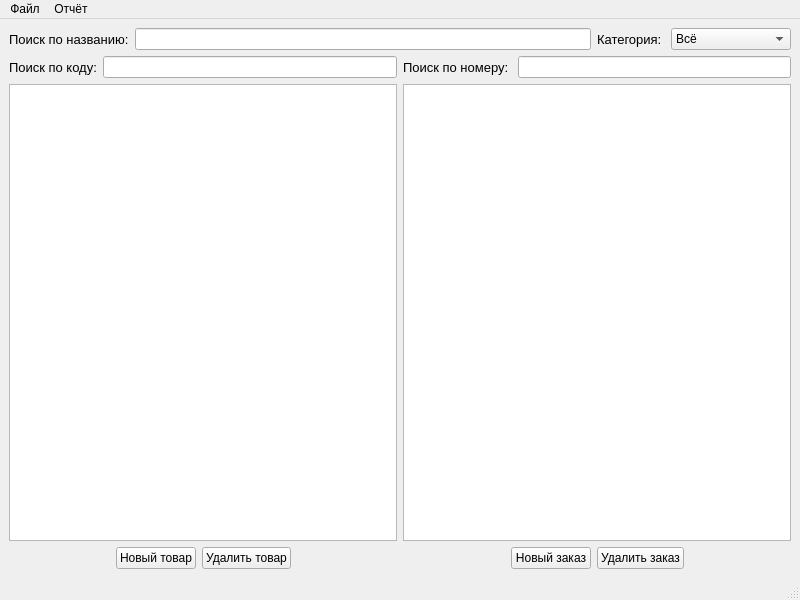
<?xml version="1.0" encoding="UTF-8"?>
<ui version="4.0">
 <class>MainWindow</class>
 <widget class="QMainWindow" name="MainWindow">
  <property name="geometry">
   <rect>
    <x>0</x>
    <y>0</y>
    <width>800</width>
    <height>600</height>
   </rect>
  </property>
  <property name="windowTitle">
   <string>Склад оптовой базы</string>
  </property>
  <widget class="QWidget" name="centralwidget">
   <layout class="QVBoxLayout" name="verticalLayout">
    <item>
     <layout class="QHBoxLayout" name="horizontalLayout">
      <item>
       <layout class="QHBoxLayout" name="horizontalLayout_7">
        <item>
         <widget class="QLabel" name="label">
          <property name="font">
           <font>
            <pointsize>10</pointsize>
           </font>
          </property>
          <property name="text">
           <string>Поиск по названию:</string>
          </property>
         </widget>
        </item>
        <item>
         <widget class="QLineEdit" name="search_on_name"/>
        </item>
       </layout>
      </item>
      <item>
       <layout class="QHBoxLayout" name="horizontalLayout_6">
        <item>
         <widget class="QLabel" name="label_3">
          <property name="font">
           <font>
            <pointsize>10</pointsize>
           </font>
          </property>
          <property name="text">
           <string>Категория: </string>
          </property>
         </widget>
        </item>
        <item>
         <widget class="QComboBox" name="category_list">
          <item>
           <property name="text">
            <string>Всё</string>
           </property>
          </item>
          <item>
           <property name="text">
            <string>Овощ</string>
           </property>
          </item>
          <item>
           <property name="text">
            <string>Фрукт</string>
           </property>
          </item>
          <item>
           <property name="text">
            <string>Молочное</string>
           </property>
          </item>
          <item>
           <property name="text">
            <string>Хлебобулочное</string>
           </property>
          </item>
          <item>
           <property name="text">
            <string>Колбасное</string>
           </property>
          </item>
          <item>
           <property name="text">
            <string>Мясное</string>
           </property>
          </item>
          <item>
           <property name="text">
            <string>Ликёр</string>
           </property>
          </item>
          <item>
           <property name="text">
            <string>Табак</string>
           </property>
          </item>
          <item>
           <property name="text">
            <string>Бытовое</string>
           </property>
          </item>
          <item>
           <property name="text">
            <string>Другое</string>
           </property>
          </item>
         </widget>
        </item>
       </layout>
      </item>
     </layout>
    </item>
    <item>
     <layout class="QHBoxLayout" name="horizontalLayout_8">
      <item>
       <layout class="QHBoxLayout" name="horizontalLayout_10">
        <item>
         <widget class="QLabel" name="label_2">
          <property name="font">
           <font>
            <pointsize>10</pointsize>
           </font>
          </property>
          <property name="text">
           <string>Поиск по коду:</string>
          </property>
         </widget>
        </item>
        <item>
         <widget class="QLineEdit" name="search_on_code"/>
        </item>
       </layout>
      </item>
      <item>
       <layout class="QHBoxLayout" name="horizontalLayout_9">
        <item>
         <widget class="QLabel" name="label_4">
          <property name="font">
           <font>
            <pointsize>10</pointsize>
           </font>
          </property>
          <property name="text">
           <string>Поиск по номеру: </string>
          </property>
         </widget>
        </item>
        <item>
         <widget class="QLineEdit" name="search_on_number"/>
        </item>
       </layout>
      </item>
     </layout>
    </item>
    <item>
     <layout class="QHBoxLayout" name="horizontalLayout_3">
      <item>
       <widget class="QTableView" name="table_item">
        <property name="editTriggers">
         <set>QAbstractItemView::NoEditTriggers</set>
        </property>
        <property name="selectionMode">
         <enum>QAbstractItemView::SingleSelection</enum>
        </property>
        <property name="selectionBehavior">
         <enum>QAbstractItemView::SelectRows</enum>
        </property>
        <property name="sortingEnabled">
         <bool>true</bool>
        </property>
       </widget>
      </item>
      <item>
       <widget class="QTableView" name="table_order">
        <property name="editTriggers">
         <set>QAbstractItemView::NoEditTriggers</set>
        </property>
        <property name="selectionMode">
         <enum>QAbstractItemView::SingleSelection</enum>
        </property>
        <property name="selectionBehavior">
         <enum>QAbstractItemView::SelectRows</enum>
        </property>
        <property name="sortingEnabled">
         <bool>true</bool>
        </property>
       </widget>
      </item>
     </layout>
    </item>
    <item>
     <layout class="QHBoxLayout" name="horizontalLayout_2">
      <item>
       <layout class="QHBoxLayout" name="horizontalLayout_5">
        <item>
         <spacer name="horizontalSpacer_2">
          <property name="orientation">
           <enum>Qt::Horizontal</enum>
          </property>
          <property name="sizeHint" stdset="0">
           <size>
            <width>40</width>
            <height>20</height>
           </size>
          </property>
         </spacer>
        </item>
        <item>
         <widget class="QPushButton" name="add_item">
          <property name="text">
           <string>Новый товар</string>
          </property>
         </widget>
        </item>
        <item>
         <widget class="QPushButton" name="del_item">
          <property name="text">
           <string>Удалить товар</string>
          </property>
         </widget>
        </item>
        <item>
         <spacer name="horizontalSpacer_3">
          <property name="orientation">
           <enum>Qt::Horizontal</enum>
          </property>
          <property name="sizeHint" stdset="0">
           <size>
            <width>40</width>
            <height>20</height>
           </size>
          </property>
         </spacer>
        </item>
       </layout>
      </item>
      <item>
       <layout class="QHBoxLayout" name="horizontalLayout_4">
        <item>
         <spacer name="horizontalSpacer">
          <property name="orientation">
           <enum>Qt::Horizontal</enum>
          </property>
          <property name="sizeHint" stdset="0">
           <size>
            <width>40</width>
            <height>20</height>
           </size>
          </property>
         </spacer>
        </item>
        <item>
         <widget class="QPushButton" name="add_oreder">
          <property name="text">
           <string>Новый заказ</string>
          </property>
         </widget>
        </item>
        <item>
         <widget class="QPushButton" name="del_order">
          <property name="text">
           <string>Удалить заказ</string>
          </property>
         </widget>
        </item>
        <item>
         <spacer name="horizontalSpacer_4">
          <property name="orientation">
           <enum>Qt::Horizontal</enum>
          </property>
          <property name="sizeHint" stdset="0">
           <size>
            <width>40</width>
            <height>20</height>
           </size>
          </property>
         </spacer>
        </item>
       </layout>
      </item>
     </layout>
    </item>
   </layout>
  </widget>
  <widget class="QMenuBar" name="menubar">
   <property name="geometry">
    <rect>
     <x>0</x>
     <y>0</y>
     <width>800</width>
     <height>26</height>
    </rect>
   </property>
   <widget class="QMenu" name="menu">
    <property name="title">
     <string>Файл</string>
    </property>
    <addaction name="new_file"/>
    <addaction name="open_file"/>
    <addaction name="save"/>
    <addaction name="save_as"/>
   </widget>
   <widget class="QMenu" name="menu_2">
    <property name="title">
     <string>Отчёт</string>
    </property>
    <addaction name="to_excel_for_category"/>
    <addaction name="to_excel_all_item"/>
    <addaction name="to_excel_all_order"/>
   </widget>
   <addaction name="menu"/>
   <addaction name="menu_2"/>
  </widget>
  <widget class="QStatusBar" name="status_line"/>
  <action name="to_excel_for_category">
   <property name="text">
    <string>По категории</string>
   </property>
   <property name="shortcut">
    <string>Ctrl+Shift+C</string>
   </property>
  </action>
  <action name="to_excel_all_item">
   <property name="text">
    <string>Все товары</string>
   </property>
  </action>
  <action name="to_excel_all_order">
   <property name="text">
    <string>Все заказы</string>
   </property>
  </action>
  <action name="new_file">
   <property name="text">
    <string>Новый файл</string>
   </property>
   <property name="shortcut">
    <string>Ctrl+N</string>
   </property>
  </action>
  <action name="open_file">
   <property name="text">
    <string>Открыть файл</string>
   </property>
   <property name="shortcut">
    <string>Ctrl+O</string>
   </property>
  </action>
  <action name="save">
   <property name="text">
    <string>Сохранить файл</string>
   </property>
   <property name="shortcut">
    <string>Ctrl+S</string>
   </property>
  </action>
  <action name="save_as">
   <property name="text">
    <string>Сохранить файл как</string>
   </property>
   <property name="shortcut">
    <string>Ctrl+Shift+S</string>
   </property>
  </action>
 </widget>
 <resources/>
 <connections/>
</ui>
